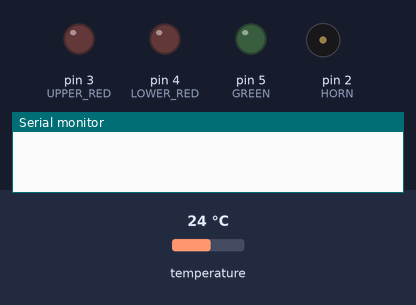
A sketch run on a simulated Arduino Uno, built with avr-gcc and run on an emulated ATmega328P. Shown: output pins drawn as LEDs (lit = HIGH), buzzer (waves = sounding, pin HIGH), the last lines printed to the serial monitor. The inputs (shaded band) are chosen by the test bench; at power-on: temperature 24 °C.

Above: at 0.1 s.
At 0.8 s:
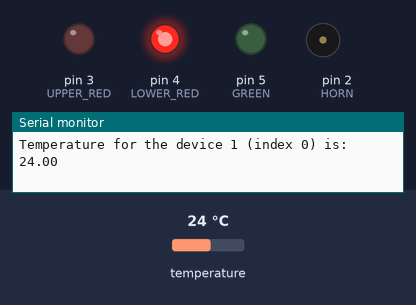
Timing chart, 0 to 2.3 s (numbered marks = the images above):
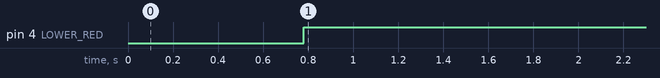

Measured:
- by itself, pin 4 (LOWER_RED): LOW → HIGH at 0.78 s

The sketch:

chimarrao.ino
```cpp
#include <OneWire.h>
#include <DallasTemperature.h>


#define ONE_WIRE_BUS A3
#define LOWER_RED 4
#define UPPER_RED 3
#define GREEN 5
#define HORN 2

int min_temp=68;
int max_temp=75;

OneWire oneWire(ONE_WIRE_BUS);

DallasTemperature sensors(&oneWire);

void setup(void)
{

  Serial.begin(9600);

  sensors.begin();
  pinMode(LOWER_RED,OUTPUT);
  pinMode(UPPER_RED,OUTPUT);
  pinMode(GREEN, OUTPUT);
  pinMode(HORN, OUTPUT);

}


void loop(void)
{
  sensors.requestTemperatures();
  float tempC = sensors.getTempCByIndex(0);

  if(tempC != DEVICE_DISCONNECTED_C)
  {
    Serial.print("Temperature for the device 1 (index 0) is: ");
    Serial.println(tempC);

    if(tempC<min_temp){
      digitalWrite(LOWER_RED, HIGH);
      digitalWrite(UPPER_RED, LOW);
      digitalWrite(GREEN, LOW);
      digitalWrite(HORN, LOW);

    } else if (tempC>max_temp) {
      digitalWrite(LOWER_RED, LOW);
      digitalWrite(UPPER_RED, HIGH);
      digitalWrite(GREEN, LOW);
      digitalWrite(HORN, LOW);

    } else {
      digitalWrite(LOWER_RED, LOW);
      digitalWrite(UPPER_RED, LOW);
      digitalWrite(GREEN, HIGH);
      digitalWrite(HORN, HIGH);
      delay(100);
      digitalWrite(HORN, LOW);
    }
  }
  else
  {
    Serial.println("Error: Could not read temperature data");
    digitalWrite(LOWER_RED, HIGH);
    digitalWrite(UPPER_RED, HIGH);
    digitalWrite(GREEN, HIGH);
  }
  delay(1000);
}
```
